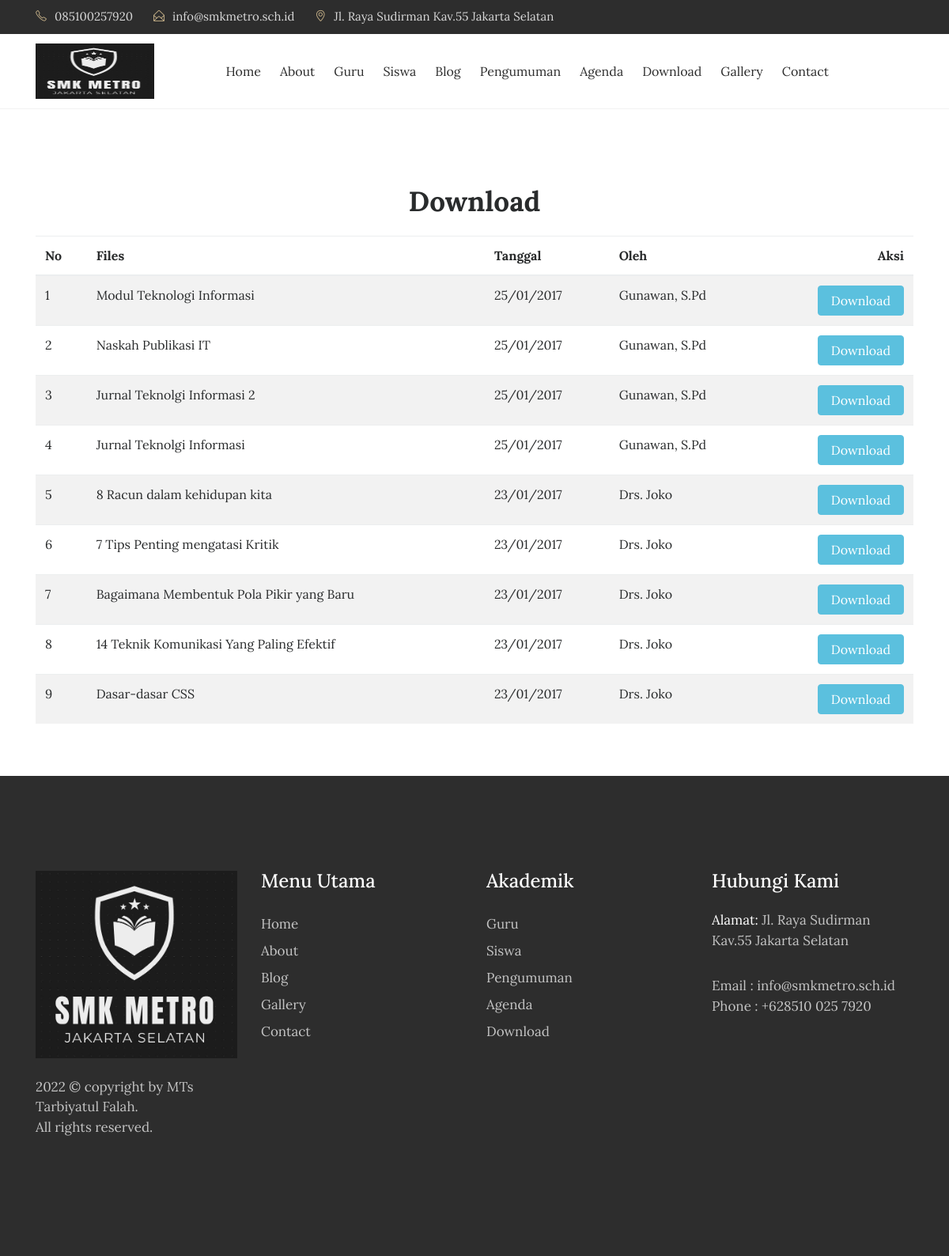
Before: /index.php/download with the older database file.
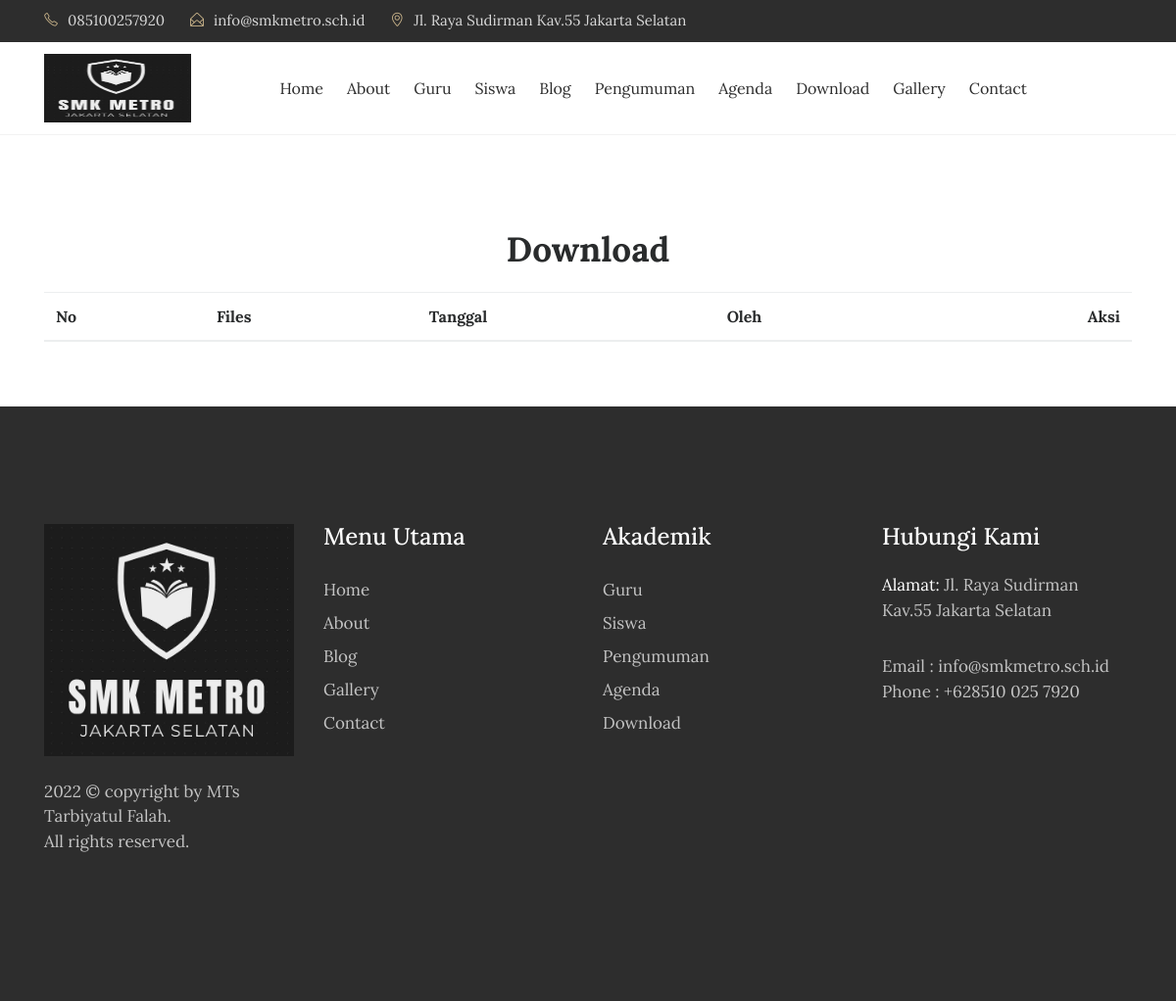
After: the same page with the newer database file.
### tables this page shows
CREATE TABLE `tbl_files` (
  `file_id` int(11) NOT NULL,
  `file_judul` varchar(120) DEFAULT NULL,
  `file_deskripsi` text DEFAULT NULL,
  `file_tanggal` timestamp NULL DEFAULT current_timestamp(),
  `file_oleh` varchar(60) DEFAULT NULL,
  `file_data` varchar(120) DEFAULT NULL
);

### application/controllers/Download.php (called while the page is built, shortened)
<?php
class Download extends CI_Controller{
	function __construct(){
		$this->load->model('m_files');
		$this->load->helper('download');
		$this->load->model('m_pengunjung');
	}
	function index(){
		$x['data']=$this->m_files->get_all_files();
		$this->load->view('depan/v_download',$x);
	}
}

### index.php (called while the page is built, shortened)
<?php
require_once BASEPATH.'core/CodeIgniter.php';

### application/models/M_files.php (called while the page is built, shortened)
<?php
class M_files extends CI_Model{
	function get_all_files(){
		$hsl=$this->db->query("SELECT file_id,file_judul,file_deskripsi,DATE_FORMAT(file_tanggal,'%d/%m/%Y') AS tanggal,file_oleh,file_data FROM tbl_files ORDER BY file_id DESC");
		return $hsl;
	}
}

### application/views/depan/v_download.php (the view, shortened to what the changed rows need)
<!DOCTYPE html>
<html lang="en">
<head>
    <link rel="stylesheet" href="<?php echo base_url().'theme/css/bootstrap.min.css'?>">
    <link rel="stylesheet" href="<?php echo base_url().'theme/css/font-awesome.min.css'?>">
    <link rel="stylesheet" href="<?php echo base_url().'theme/css/simple-line-icons.css'?>">
    <link rel="stylesheet" href="<?php echo base_url().'theme/css/owl.carousel.min.css'?>">
    <link href="<?php echo base_url().'theme/css/style.css'?>" rel="stylesheet">
    <link href="<?php echo base_url().'theme/css/dataTables.bootstrap4.min.css'?>" rel="stylesheet">
</head>
<body>
<section class="contact" style="margin-bottom:50px;">
    <div class="container">
        <div class="row">
            <div class="col-md-12">
                <div class="contact-title">
                    <h2>Download</h2>
                </div>
            </div>
        </div>
        <div class="row">
            <div class="col-md-12">
              <div class="table-responsive">
                <table class="table table-striped" id="display">
                  <thead>
                    <tr>
                      <th>No</th>
                      <th>Files</th>
                      <th>Tanggal</th>
                      <th>Oleh</th>
                      <th style="text-align:right;">Aksi</th>
                    </tr>
                  </thead>
                  <tbody>
                    <?php
                      $no=1;
                      foreach ($data->result() as $row):
                    ?>
                    <tr>
                      <td><?php echo $no++;?></td>
                      <td><?php echo $row->file_judul;?></td>
                      <td><?php echo $row->tanggal;?></td>
                      <td><?php echo $row->file_oleh;?></td>
                      <td style="text-align:right;"><a href="<?php echo site_url('download/get_file/'.$row->file_id);?>" class="btn btn-info">Download</a></td>
                    </tr>
                  <?php endforeach;?>
                  </tbody>
                </table>
              </div>
            </div>
          </div>
        </div>
    </section>
      </body>
</html>

Changed rows visible on the page:
removed tbl_files: file_judul "Modul Teknologi Informasi", tanggal "25/01/2017", file_oleh "Gunawan, S.Pd"
removed tbl_files: file_judul "Naskah Publikasi IT", tanggal "25/01/2017", file_oleh "Gunawan, S.Pd"
removed tbl_files: file_judul "Jurnal Teknolgi Informasi 2", tanggal "25/01/2017", file_oleh "Gunawan, S.Pd"
removed tbl_files: file_judul "Jurnal Teknolgi Informasi", tanggal "25/01/2017", file_oleh "Gunawan, S.Pd"
removed tbl_files: file_judul "8 Racun dalam kehidupan kita", tanggal "23/01/2017", file_oleh "Drs. Joko"
removed tbl_files: file_judul "7 Tips Penting mengatasi Kritik", tanggal "23/01/2017", file_oleh "Drs. Joko"
removed tbl_files: file_judul "Bagaimana Membentuk Pola Pikir yang Baru", tanggal "23/01/2017", file_oleh "Drs. Joko"
removed tbl_files: file_judul "14 Teknik Komunikasi Yang Paling Efektif", tanggal "23/01/2017", file_oleh "Drs. Joko"
removed tbl_files: file_judul "Dasar-dasar CSS", tanggal "23/01/2017", file_oleh "Drs. Joko"
